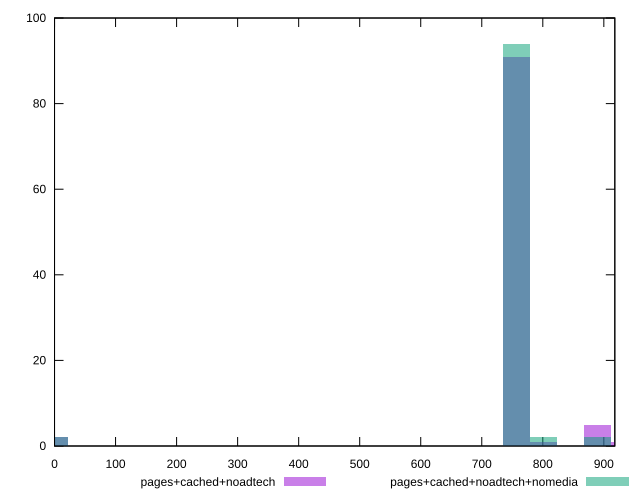

Here is the gnuplot script that generated this plot:
reset

$pagesCachedNoadtech <<EOF
0 2
756.5791343316118 91
801.0837892922949 1
890.0930992136609 5
934.597754174344 1
EOF

$pagesCachedNoadtechNomedia <<EOF
0 2
756.5791343316118 94
801.0837892922949 2
890.0930992136609 2
EOF

set key outside below
set boxwidth 44.50465496068305
set xrange [0:918]
set yrange [0:100]
set trange [0:100]
set style fill transparent solid 0.5 noborder
set terminal svg size 640, 500 enhanced background rgb 'white'
set output "report_00017_2021-02-10T15-08-03.406Z/uses-rel-preload/comparison/histogram/2_vs_3.svg"

plot $pagesCachedNoadtech title "pages+cached+noadtech" with boxes, \
     $pagesCachedNoadtechNomedia title "pages+cached+noadtech+nomedia" with boxes

reset
